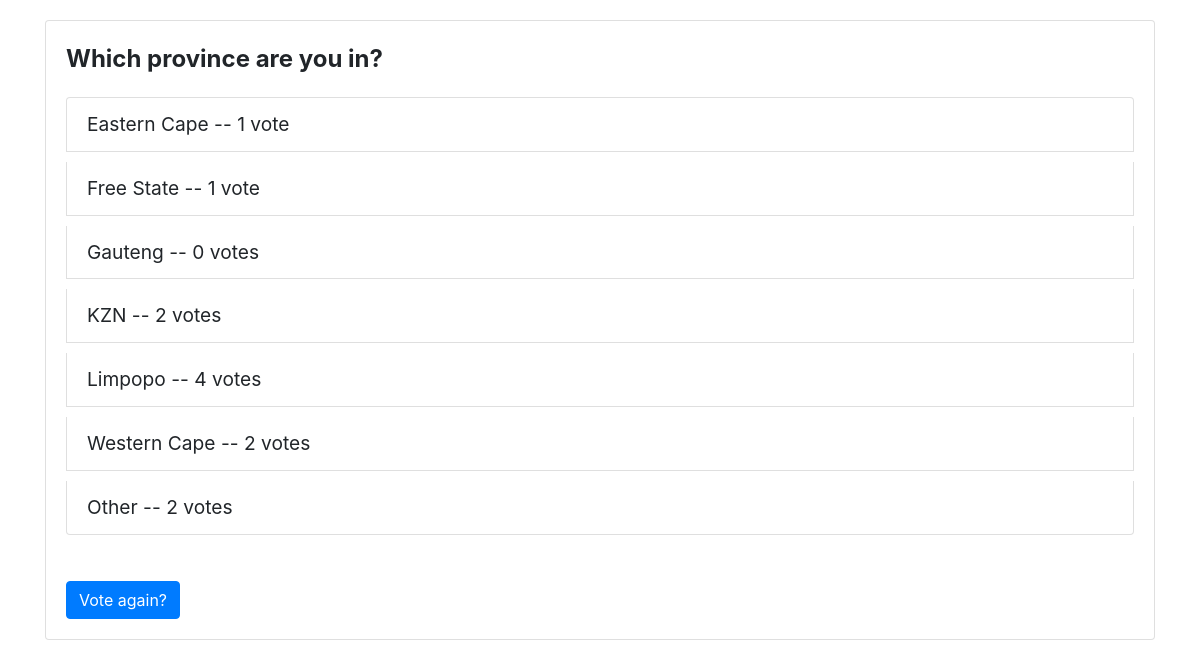
The app's page /polls/2/results/ with its own data.
### polls/models.py (models this page shows, shortened)
class Question(models.Model):
    question_text = models.CharField(max_length=200)
    pub_date = models.DateTimeField('date published')

class Choice(models.Model):
    question = models.ForeignKey(Question, on_delete=models.CASCADE)
    choice_text = models.CharField(max_length=200)
    votes = models.IntegerField(default=0)

### polls/views.py (the view)
# urls.py: path('<int:question_id>/results/', views.results, name='results'),
def results(request, question_id):
    question = get_object_or_404(Question, pk=question_id)
    return render(request, 'polls/results.html', {'question': question})

### polls/templates/polls/results.html (shortened to what this page needs)
<!DOCTYPE html>
<html lang="en">
<head>
  <link rel="stylesheet" href="https://stackpath.bootstrapcdn.com/bootstrap/4.5.2/css/bootstrap.min.css">
</head>
<body>
  <div class="container">
    <div class="card question-card">
      <div class="card-body">
        <div class="question-text">{{ question.question_text }}</div>
        <ul class="list-group">
          {% for choice in question.choice_set.all %}
          <li class="list-group-item choice-item">
            {{ choice.choice_text }} -- {{ choice.votes }} vote{{ choice.votes|pluralize }}
          </li>
          {% endfor %}
        </ul>
        <div class="vote-link">
          <a href="{% url 'polls:vote' question.id %}" class="btn btn-primary mt-3">Vote again?</a>
        </div>
      </div>
    </div>
  </div>
</body>
</html>

### polls/templates/polls/results.html (style rules this page uses)
.question-card { margin-top: 20px; }
.question-text { font-size: 1.5rem; font-weight: bold; margin-bottom: 20px; }
.choice-item { font-size: 1.2rem; margin-bottom: 10px; }
.vote-link { margin-top: 20px; }

### records on screen
Question: question_text "Which province are you in?"
Choice: choice_text "Eastern Cape", votes "1"
Choice: choice_text "Free State", votes "1"
Choice: choice_text "Gauteng", votes "0"
Choice: choice_text "KZN", votes "2"
Choice: choice_text "Limpopo", votes "4"
Choice: choice_text "Western Cape", votes "2"
Choice: choice_text "Other", votes "2"
